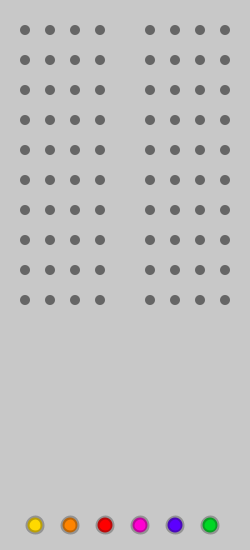
Frame 1 (no input)
Frame 60 (the mouse pressed at the canvas centre just before this capture): identical to frame 1, image omitted
Frame 120 (the mouse held since frame 60 and released just before this capture): identical to frame 1, image omitted

The Processing sketch that drew this single still picture (run headless with seeded random() and noise(); from frame 60 on, the mouse is pressed at the canvas centre):

// Processing sketch: mastermind01
// ── mastermind01.pde
/*
Juego de deducción basado en el cásico Mastermind
*/

int espacioH = 25;
int espacioV = 30;
int tam = 10;
color huecos = #666666;
color fondo = 200;
color[] colores = { 
  #FFD900, #FF8400, #FF0000, #FF00D1, #5C00FF, #00D825
};

void setup(){
  size(250,550);
  tablero();
}

void draw(){
  
}

void tablero() {
  noStroke();
  background(fondo);
  fill(huecos);
  //primera columna de agujeros (4x10)
  for (int i=1; i<=4; i++) {
    for (int ii=1; ii<=10; ii++) {
      ellipse(i*espacioH, ii*espacioV, tam, tam);
    }
  }
  //segunda columna de agujeros (4x10)
  for (int i=1; i<=4; i++) {
    for (int ii=1; ii<=10; ii++) {
      ellipse(width/2+i*espacioH, ii*espacioV, tam, tam);
    }
  }
  //línea de 6 colores en la base
  for (int i=1; i <7; i++) {
    fill(colores[i-1]);
    strokeWeight(4);
    stroke(#202020,80);
    ellipse(i*(width/7), 525, 15, 15);
  }
}
